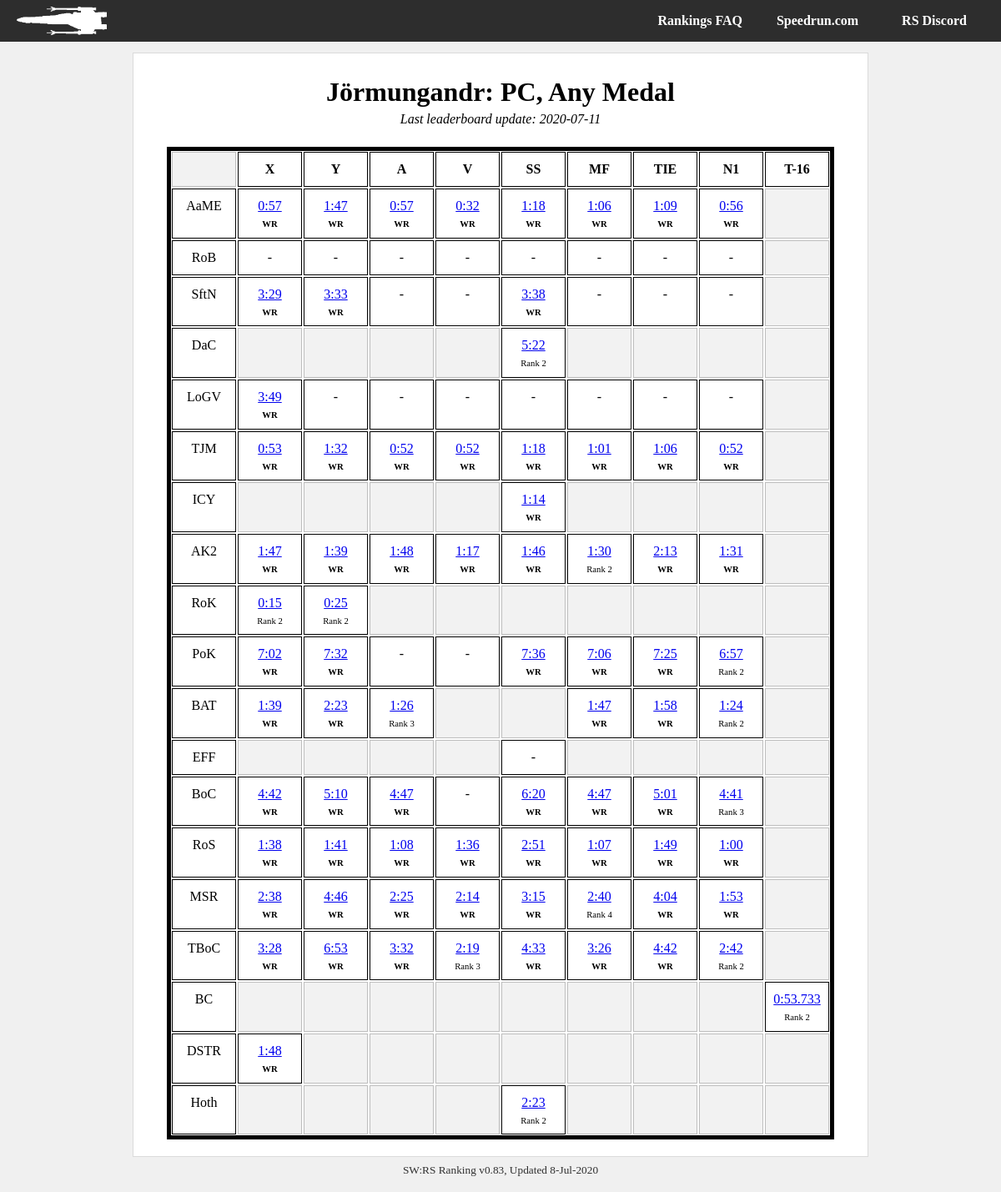
/player/Jörmungandr/pc_any, run on the app's committed database.
### tables this page shows
CREATE TABLE metadata (field          text primary key,value          text);

CREATE TABLE il_runs_20200711 (run_id          integer primary key,level           text,category        text,player          text,time            integer default 9999,platform        text,medal           text,src_link        text,rank            integer default 0);

### swrs.py (the view)
@app.route('/player/<player_id>/<category>')
def player_cat(player_id, category):
    con = lite.connect(DATABASE)
    with con:
        cur = con.cursor()
        cur.execute('SELECT value FROM metadata ' +
                    'WHERE field = "last_update"')
    last_up = cur.fetchall()[0][0]
    tag = last_up + '_' + category
    if category[0:2] == 'pc':
        console = "PC"
    elif category[0:3] == 'n64':
        console = 'N64'
    else:
        console = 'CONSOLE?'
    if category[-3:] == 'any':
        medal_type = "Any Medal"
    elif category[-4:] == 'gold':
        medal_type = 'Gold Medal'
    else:
        medal_type = 'MEDAL?'
    runs = []
    for lev in il_level_names:
        level_array = []
        for ship in il_category_names:
            cur = con.cursor()
            with con:
                cur.execute('SELECT level, category, time, rank, "src_link" ' +
                            'FROM il_runs_' + last_up + ' ' +
                            'WHERE player = "' + player_id + '" AND ' +
                            'platform = "' + console + '" AND ' +
                            'level = "' + lev + '" AND ' +
                            'category = "' + ship + '" AND ' +
                            'medal = "' + medal_type + '";')
            run = cur.fetchall()
            if run:
                run = list(run[0])
                run[2] = convert_seconds(run[2])
            level_array.append(run)
        runs.append(level_array)
    '''
    for i in runs:
        print(i)
        #print(i, convert_seconds(i[2]))
    '''
    try:
        return render_template('player-category.html',
                               name=player_id,
                               medal=medal_type,
                               platform=console,
                               runs=runs,
                               last_update=DATESTAMP)
    except Exception as e:
        return str(e)

### swrs.py (called while the page is built)
def convert_seconds(in_time):
    out_time = 'ERR'
    secs = in_time % 60
    mins = int((in_time - secs) // 60)
    if secs < 10:
        secs = '0' + str(secs)
    out_time = str(mins) + ':' + str(secs)
    return out_time

@app.teardown_appcontext
def close_connection(exception):
    db = getattr(g, '_database', None)
    if db is not None:
        db.close()

### templates/player-category.html
{% from "macros.html" import header, footer, categories, title, player_chart %}
{{ header(name +" | SWRS") }}
{{ title(name + ": " + platform + ", " + medal, last_update) }}
{% set level_acronyms = ["AaME",
"RoB",
"SftN",
"DaC",
"LoGV",
"TJM",
"ICY",
"AK2",
"RoK",
"PoK",
"BAT",
"EFF",
"BoC",
"RoS",
"MSR",
"TBoC",
"BC",
"DSTR",
"Hoth"] %}
    <div id="about">
            <div id="runs-table">
                <div class="runs-table-row">
                    <div class="runs-table-timebox header ghosted"> </div>
                    <div class="runs-table-timebox header">X</div>
                    <div class="runs-table-timebox header">Y</div>
                    <div class="runs-table-timebox header">A</div>
                    <div class="runs-table-timebox header">V</div>
                    <div class="runs-table-timebox header">SS</div>
                    <div class="runs-table-timebox header">MF</div>
                    <div class="runs-table-timebox header">TIE</div>
                    <div class="runs-table-timebox header">N1</div>
                    <div class="runs-table-timebox header">T-16</div>
                </div>
            {% for i in range(runs|length): %}
                {% set level = runs[i] %}
                <div class="runs-table-row {{ level_acronyms[i] }}">
                <div class="runs-table-timebox">{{ level_acronyms[i] }}</div>
                {% for j in range(level|length): %}
                    {% set ship = level[j] %}
                    {% if i in [0, 1, 2, 4, 5, 7, 9, 12, 13, 14, 15]: %}
                        {% if j == 8: %}
                            {% set ghost = 'ghosted' %}
                        {% else %}
                            {% set ghost = '' %}
                        {% endif %}
                    {% elif i in [3, 6, 11, 18]: %}
                        {% if j not in [4]: %}
                            {% set ghost = 'ghosted' %}
                        {% else %}
                            {% set ghost = '' %}
                        {% endif %}
                    {% elif i in [8]: %}
                        {% if j not in [0, 1]: %}
                            {% set ghost = 'ghosted' %}
                        {% else %}
                            {% set ghost = '' %}
                        {% endif %}
                    {% elif i in [10]: %}
                        {% if j in [3, 4, 8]: %}
                            {% set ghost = 'ghosted' %}
                        {% else %}
                            {% set ghost = '' %}
                        {% endif %}
                    {% elif i in [16]: %}
                        {% if j not in [8]: %}
                            {% set ghost = 'ghosted' %}
                        {% else %}
                            {% set ghost = '' %}
                        {% endif %}
                    {% elif i in [17]: %}
                        {% if j == 7 and platform == 'N64': %}
                            {% set ghost = '' %}
                        {% elif j not in [0]: %}
                            {% set ghost = 'ghosted' %}
                        {% else %}
                            {% set ghost = '' %}
                        {% endif %}
                    {% endif %}
                    <div class="runs-table-timebox {{ ghost }}">
                        {% if ship: %}
                            <a href="{{ ship[4] }}">{{ ship[2] }}</a>
                            <div class="runs-table-ranking">
                                {% if ship[3] == 1 %}
                                    <b>WR</b>
                                {% else %}
                                    Rank {{ ship[3] }}
                                {% endif %}
                            </div>
                        {% else %}
                            {% if ghost == '': %}
                            -
                            {% endif %}
                        {% endif %}
                    </div>
                {% endfor %}
                </div>
            {% endfor %}
            </div>
    </div>
{{ footer() }}

### templates/macros.html (shortened to what this page needs)
{% macro header(header_text) %}
<html>
    <head>
        <link rel="stylesheet" type="text/css" href="{{ url_for('static', filename = 'style.css') }}" />
    </head>
    <body>
    <div id="container">
        {{ tabs() }}
    <div id="body-wrapper">
        <div id="body-content">
{% endmacro %}
{% macro tabs() %}
        <div id="body-tabs">
            <div id="lefttabs">
                <a href="/"><img src= {{ url_for('static', filename = 'logo.png') }}></a>
            </div>
            <div id="righttabs">
                <a href="https://discord.gg/Gp7swfc"><div id="tab" class="topplayers back">RS Discord</div></a>
            </div>
            <div id="righttabs">
                <a href="https://www.speedrun.com/rogue1/"><div id="tab" class="topplayers back">Speedrun.com</div></a>
            </div>
            <div id="righttabs">
                <a href="/faq"><div id="tab" class="topplayers back">Rankings FAQ</div></a>
            </div>
        </div>
{% endmacro %}
{% macro title(name, date) %}
            <div id="title">
                    <h1>
                        {{ name }}
                    </h1>
                    {% if date %}
                    <div id="lastupdate">
                        <p>Last leaderboard update: {{ date[:4] }}-{{ date[4:6] }}-{{ date[6:] }}</p>
                    </div>
                    {% endif %}
            </div>
{% endmacro %}
{% macro footer() %}
            </div>
            <div id="footertext">
                <span title="v0.83 Janson">SW:RS Ranking v0.83, Updated 8-Jul-2020</span>
            </div>
        </div>
    </div>
    </body>
</html>
{% endmacro %}

### static/style.css (style rules this page uses)
body { font-family: 'LiberationSerif', 'Bookman', 'Times', Serif; margin: 0px; background: #f0f0f0; position: relative; }
#container { position: absolute; width: 100%; height: 100%; }
#body-wrapper { width: max-content; max-width: 95%; margin-left:auto; margin-right:auto; padding: 10px; display: block; position: relative; overflow: hidden !important; }
#body-tabs { display: block; overflow: hidden; background: #2d2d2d; padding: 0px 10px; height: 50px; background-repeat: no-repeat; background-size: auto 35px; background-attachment: fixed; background-position-x: center; background-position-y: 7px; }
#tab { display: inline-block; color: #ffffff; padding: 00px 20px; border-radius: 0px; margin: 0px; min-width: 100px; text-align: center; font-weight: bold; line-height: 50px; height: 100%; }
#lefttabs { float: left; }
#lefttabs img { padding: 8px 10px; height: 34px; }
#righttabs { float: right; }
#body-content { border: 1px #dadada solid; min-height: 100px; background: #ffffff; border-radius: 0px; margin-top: 3px; padding: 20px 40px; }
#title { text-align: center; margin: .5em 0em 1.5em 0em; font-weight: bold; font-style: italic; }
#title h1 { margin: 0em 0em .0em 0em; font-style: normal; }
#footertext { text-align: center; font-size: 10pt; padding: 8px; opacity: 0.8; }
#lastupdate p { font-weight: normal; padding: 0; margin: 5px 0 0 0; }
#runs-table { border: 5px solid #000000; overflow: hidden; }
.runs-table-row { display: flex; flex-direction: row; flex-wrap: nowrap; justify-content: flex-start; align-items: stretch; align-content: stretch; }
.runs-table-timebox { margin: 1px; width: 75px; line-height: 20px; padding-top: 10px; padding-bottom: 10px; border: 1px solid #000000; text-align: center; vertical-align: middle; }
.runs-table-timebox.header { font-weight: bold; }
.runs-table-timebox.ghosted { opacity: 0.25; background: #cccccc; }
.runs-table-ranking { font-size: 8pt; padding-top: 7px; margin: 0; line-height: 1; }

### data on the page
metadata: value "2020", value "07", value "11"
il_runs_20200711: time "0:57"
il_runs_20200711: time "0:57"
il_runs_20200711: time "0:32"
il_runs_20200711: time "0:56"
il_runs_20200711: rank "2"
il_runs_20200711: time "0:53"
il_runs_20200711: time "0:52"
il_runs_20200711: time "0:52"
il_runs_20200711: time "0:52"
il_runs_20200711: rank "2"
il_runs_20200711: time "2:13"
il_runs_20200711: time "0:15", rank "2"
il_runs_20200711: time "0:25", rank "2"
il_runs_20200711: rank "2"
il_runs_20200711: rank "3"
il_runs_20200711: rank "2"
il_runs_20200711: rank "3"
il_runs_20200711: rank "4"
il_runs_20200711: rank "3"
il_runs_20200711: rank "2"
il_runs_20200711: time "0:53.733", rank "2"
il_runs_20200711: rank "2"

### other printed values
{{ name }} "Jörmungandr: PC, Any Medal"
{{ level_acronyms[i] }} "AaME" "RoB" "SftN" "DaC" "LoGV" "TJM" "ICY" "AK2" "RoK" "PoK" "BAT" "EFF" "BoC" "RoS" "MSR" "TBoC" "BC" "DSTR" "Hoth"
{{ ship[2] }} "1:47" "1:18" "1:06" "1:09" "3:29" "3:33" "3:38" "5:22" "3:49" "1:32" "1:18" "1:01" "1:06" "1:14" "1:47" "1:39" "1:48" "1:17" "1:46" "1:30" "1:31" "7:02" "7:32" "7:36" "7:06" "7:25" "6:57" "1:39" "2:23" "1:26" "1:47" "1:58" "1:24" "4:42" "5:10" "4:47" "6:20" "4:47" "5:01" "4:41" "1:38" "1:41" "1:08" "1:36" "2:51" "1:07" "1:49" "1:00" "2:38" "4:46" "2:25" "2:14" "3:15" "2:40" "4:04" "1:53" "3:28" "6:53" "3:32" "2:19" "4:33" "3:26" "4:42" "2:42" "1:48" "2:23"
